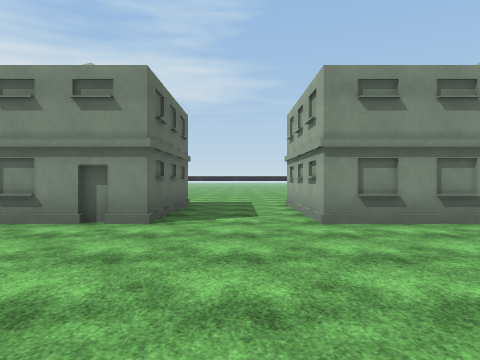
View 1 (above)

24 first-person views from a walk through a 3-D level made in the Unity game engine. The camera is 1.4 m above the floor, looks level and sees 70° across. The floor is counted in squares, 2 m on a side. Each view is taken from the middle of a square. On the plan, view 1 faces up. The plan holds only what a view shows up to about 11 squares ahead; the rest is blank. The place goes on beyond the plan. Surface patterns are stand-ins for the level's own textures.

View 2
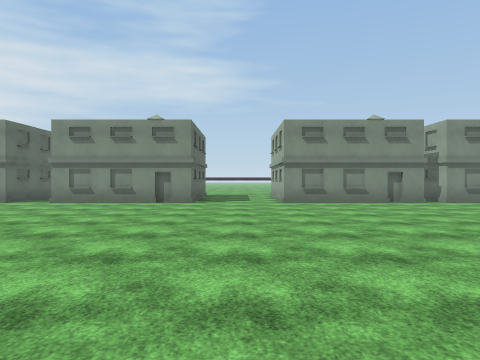

View 3
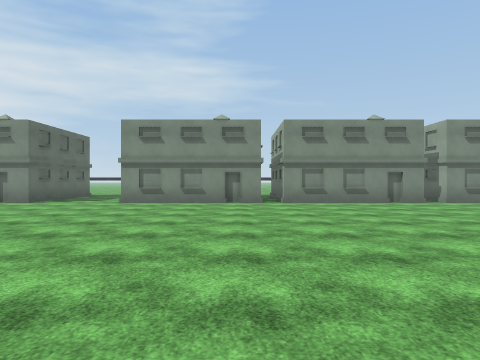

View 4
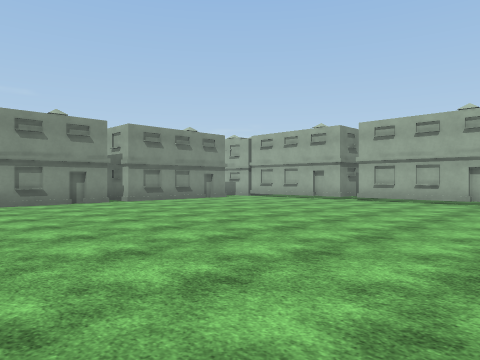

View 5
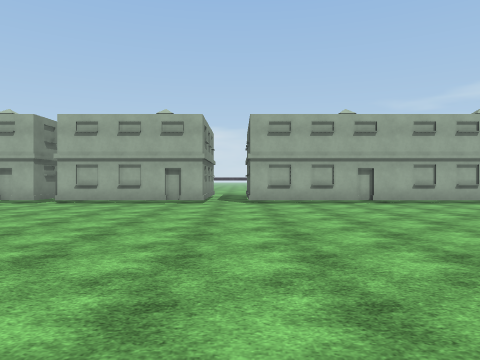

View 6
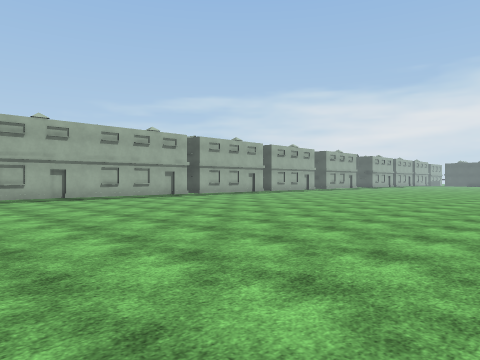

View 7
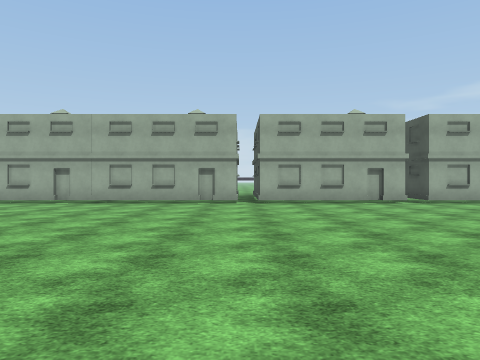

View 8
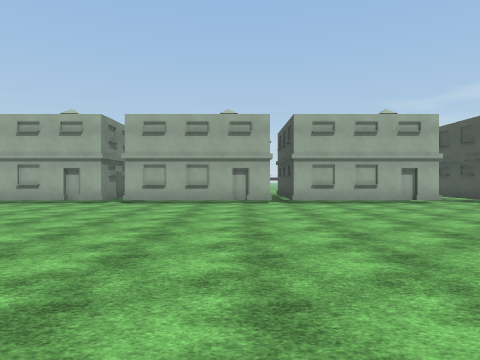

View 9
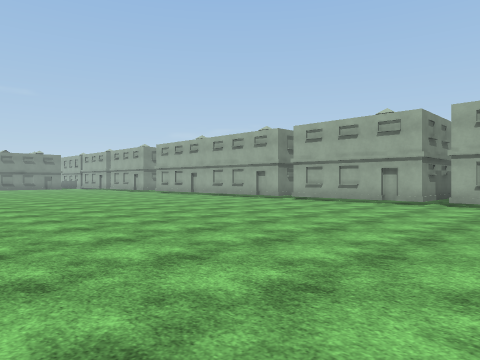

View 10
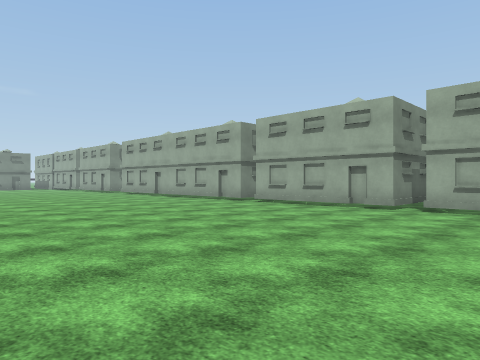

View 11
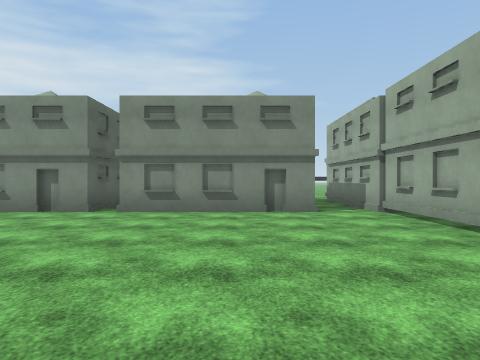

View 12
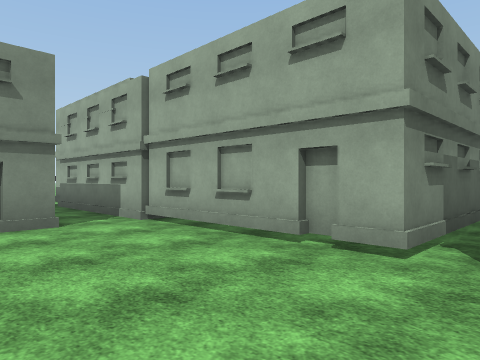

View 13
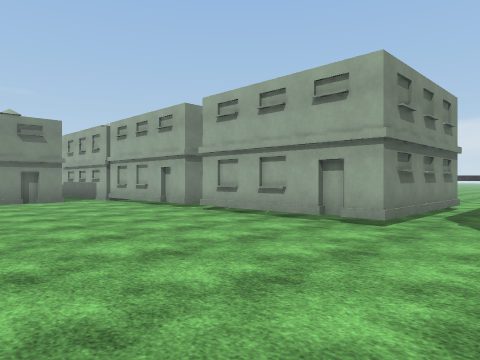

View 14
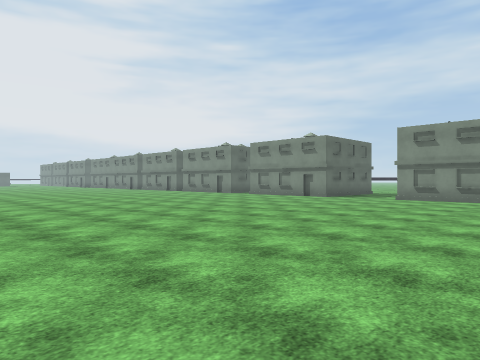

View 15
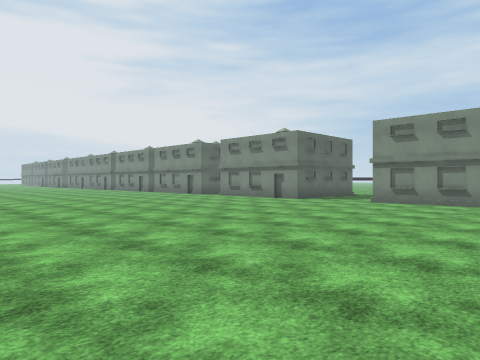

View 16
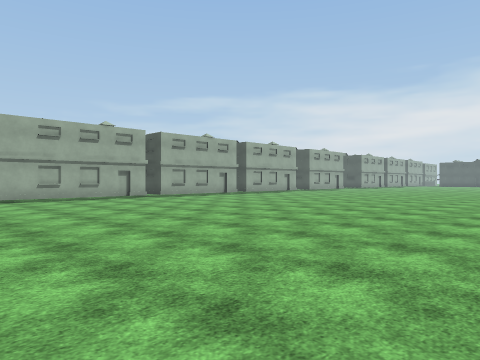

View 17
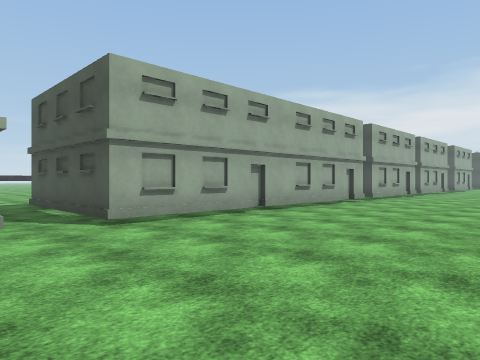

View 18
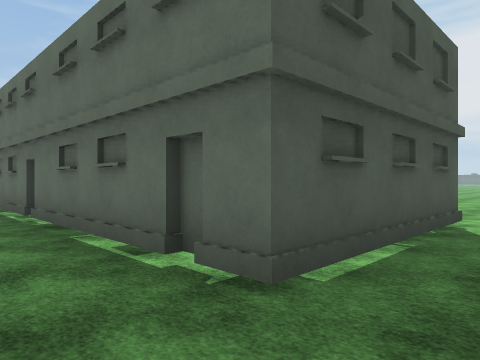

View 19
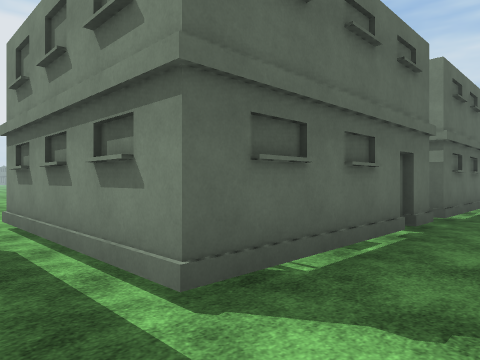

View 20
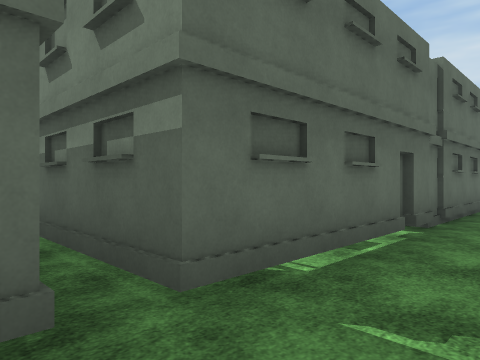

View 21
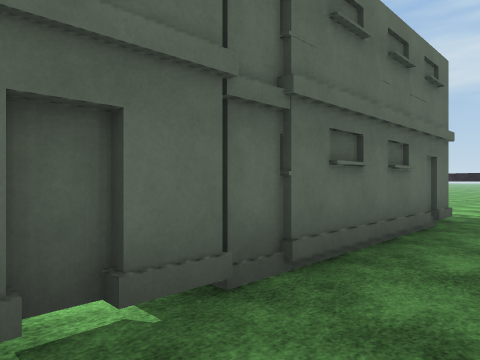

View 22
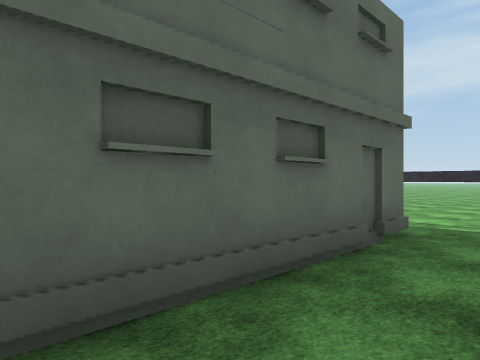

View 23
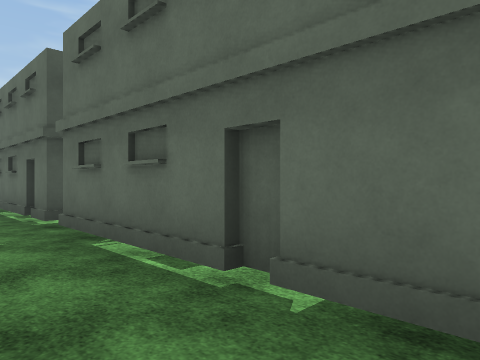

View 24
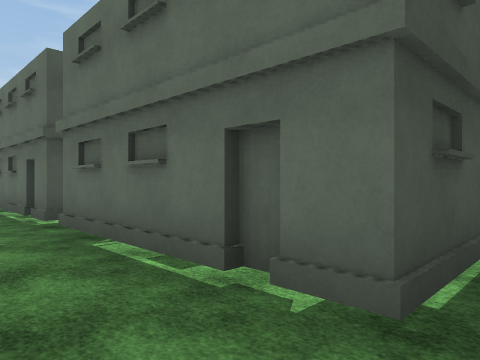

### Floor plan
Key: @ floor where view 1 was taken; # wall or solid block; . floor; ^ raised ledge; H house.
Columns run from 6 left of view 1 to 24 right of it. Each row starts with its distance up from view 1.
 12                            ^^
 11      ...                   ..
 10     #...               #   H.
  9 H   #...               #   #..
  8 H   #...              .#   #..
  7     #...              .#   #..
  6 H####...####.####.####.#   #..
  5 .......................#   #..
  4 .......................#   #..
  3 .......................H   #..
  2  ......................#    ..
  1   ...................... ###..
  0   ....@................#   #..
 -1  ......................#   #.
 -2 .......................H   #..
 -3 .......................#    ..^
 -4 ........................ ###..^
 -5 ........................  H ..^
 -6     ...................H   #..^
 -7          ..............#   #..
 -8            ............#   #.
 -9            ............#   #..
-10            ............#   #..
-11             ...........#   #..
-12             ...........H   #..
-13             ...........#    .
-14             ............   #..
-15             ...........#  ##..
-16              ..........#   #..
-17              ..........H   #..
-18              ..........#    .
-19              ........... ###.
-20              ..........#   #.
-21              ..........#   #.
-22              ..........H   #.

Where each view was taken, in squares from view 1:
view 1: 0 up, 0 right, facing up
view 2: 5 down, 0 right, facing up
view 3: 5 down, 5 right, facing up
view 4: 5 down, 6 right, facing up-right
view 5: 5 down, 7 right, facing right
view 6: 5 down, 5 right, facing down-right
view 7: 14 down, 7 right, facing right
view 8: 18 down, 7 right, facing right
view 9: 22 down, 7 right, facing up-right
view 10: 22 down, 9 right, facing up-right
view 11: 2 down, 14 right, facing up
view 12: 0 up, 14 right, facing up-right
view 13: 6 down, 12 right, facing up-right
view 14: 7 down, 6 right, facing up-left
view 15: 5 down, 6 right, facing up-left
view 16: 7 down, 5 right, facing down-right
view 17: 3 down, 12 right, facing down-right
view 18: 4 down, 23 right, facing down-left
view 19: 5 down, 23 right, facing up-left
view 20: 0 up, 23 right, facing up-left
view 21: 4 up, 23 right, facing up-left
view 22: 6 up, 23 right, facing up-left
view 23: 9 down, 23 right, facing down-left
view 24: 14 down, 23 right, facing down-left
